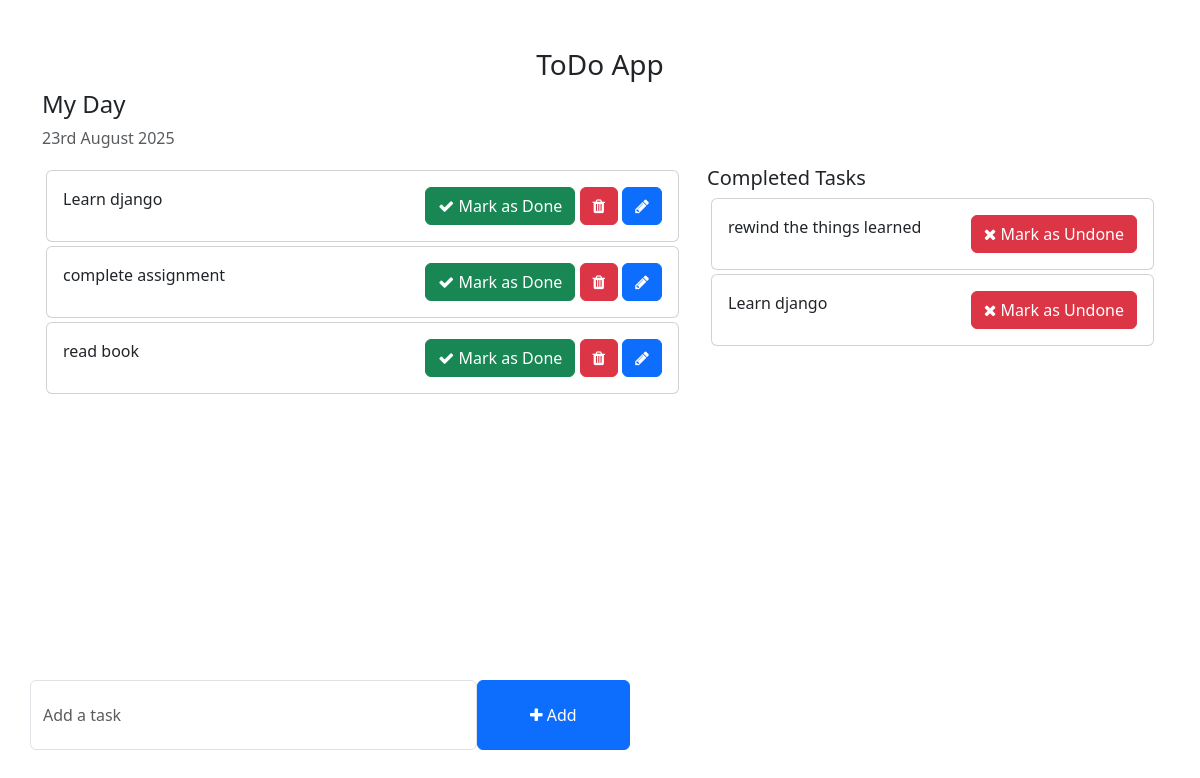
The page / on the database its author committed.
### todo/models.py (models this page shows, shortened)
class Tasks(models.Model):
    taskname=models.CharField(max_length=240)
    is_completed=models.BooleanField(default=False)
    createdat=models.DateTimeField(auto_now_add=True)
    modifiedat=models.DateTimeField(auto_now=True)

### Todo_main/views.py (the view)
# urls.py: 2. Add a URL to urlpatterns:  path('', views.home, name='home')
def home(request):
    tasks=Tasks.objects.filter(is_completed=False).order_by('-createdat')
    completedtask=Tasks.objects.filter(is_completed=True)
    context={
        'tasks':tasks,
        'completedtask':completedtask
        }
    return render(request,'home.html',context)

### Templates/home.html (shortened to what this page needs)
<!DOCTYPE html>
<html lang="en">
<head>
    <link href="https://cdn.jsdelivr.net/npm/bootstrap@5.3.0-alpha1/dist/css/bootstrap.min.css" rel="stylesheet">
    <link rel="stylesheet" href="https://cdnjs.cloudflare.com/ajax/libs/font-awesome/4.7.0/css/font-awesome.min.css">
</head>
<body>
    <div class="container">
        <h3 class="pt-5 text-center">ToDo App</h3>
        <div class="row">
            <h4>My Day</h4>
            <p class="text-muted">{% now "jS F Y" %}</p>
            <div class="col-md-7 col-lg-7" style="height: 450px; overflow: scroll;">
                {% for task in tasks %}
                <div class="card m-1">
                    <div class="card-body">
                        {{task.taskname}}
                        <span style="position: relative; float: right;">
                            <a  class="btn btn-success" href="{% url 'markasdone' task.pk %}"><i class="fa fa-check"></i> Mark as Done</a>
                            <a class="btn btn-danger" href="{% url 'deletetask' task.pk %}"><i class="fa fa-trash"></i></a>
                            <a class="btn btn-primary" href="{% url 'updatetask' task.pk %}"><i class="fa fa-pencil"></i></a>
                        </span>
                    </div>
                </div>
                {% endfor %}
            </div>
            <div class="col-md-5 col-lg-5">
                <h5>Completed Tasks</h5>
                 {% for task in completedtask %}
                <div class="card m-1">
                    <div class="card-body">
                        {{task.taskname}}
                        <span style="position: relative; float: right;">
                            <a  class="btn btn-danger" href="{% url 'markasundone' task.pk %}"><i class="fa fa-times"></i> Mark as Undone</a>
                        </span>
                    </div>
                </div>
                {%endfor%}
            </div>
        </div>
        <div class="row">
            <div class="col-md-6 col-lg-6 p-0" style="position: absolute; bottom: 50px;">
                <form action="{% url 'addtask'%}" method="post" >
                    <div class="form-group">
                        <span style="display: flex;">
                            <input type="text" name="task" class="form-control" required="True" placeholder="Add a task">
                            <button  type="submit" class="btn btn-primary" style="width: 200px;"><i class="fa fa-plus"></i> Add</button>
                        </span>
                    </div>
                </form>
            </div>
        </div>
    </div>
</body>
</html>

### Templates/home.html (style rules this page uses)
.form-control { padding: 1.375rem .75rem !important; }

### rows shown on the page
Tasks: taskname "Learn django"
Tasks: taskname "complete assignment"
Tasks: taskname "read book"
Tasks: taskname "rewind the things learned"
Tasks: taskname "Learn django"
